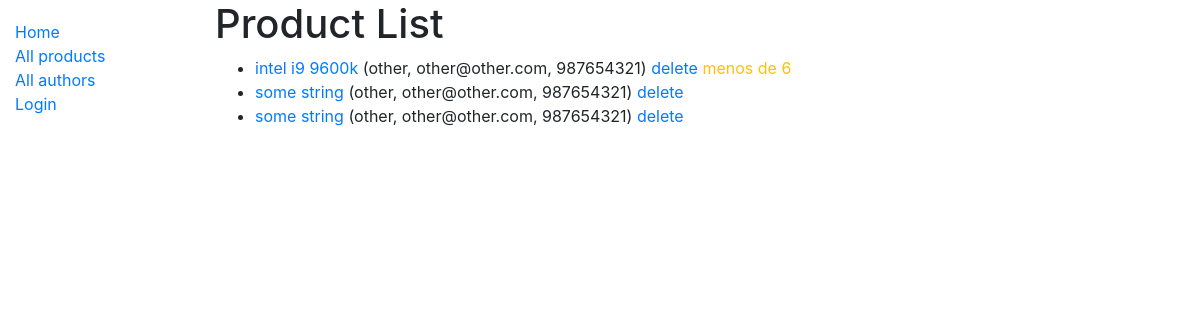
Screenshot of /inventory/products/ with the database file from the repository.
### inventory/models.py (models this page shows, shortened)
class Product(models.Model):
    title = models.CharField(max_length=200, default='some string')
    supplier = models.ForeignKey('Supplier', on_delete=models.SET_NULL, null=True)
    maxunits = models.IntegerField(null=True, blank=True)
    stock = models.IntegerField(null=True, blank=True)
    summary = models.TextField(max_length=1000, help_text='Enter a brief description of the product')
    sn = models.CharField('SN', max_length=30, help_text='30 Char MaxSize <a href="https://en.wikipedia.org/wiki/Serial_number">S/N</a>')
    category = models.ManyToManyField(Category, help_text='Select a Category for this product')
    def display_category(self):
        """Create a string for category. This is required to display category in Admin."""
        return ', '.join(category.name for category in self.category.all()[:3])
    display_category.short_description = 'Category'
    def get_absolute_url(self):
        return reverse('product-detail', args=[str(self.id)])

class Supplier(models.Model):
    business_name = models.CharField(max_length=100)
    business_email = models.EmailField(max_length=100)
    cif = models.CharField(max_length=9)
    class Meta:
        ordering = ['business_name', 'cif']
    def __str__(self):
        return f'{self.business_name}, {self.business_email}, {self.cif}'

### inventory/views.py (the view)
# urls.py: path('products/', views.ProductListView.as_view(), name='products'),
class ProductListView(generic.ListView):
    model = Product
    paginate_by = 20

### inventory/templates/inventory/product_list.html (shortened to what this page needs)
{% extends "base_generic.html" %}
{% block content %}
<div class="row">
    <div class="col-sm-8">
    <h1>Product List</h1>
    {% if product_list %}
        <ul>
            {% for product in product_list %}
            <li>
                <a href="{{ product.get_absolute_url }}">{{ product.title }}</a> ({{ product.supplier }})
                <a href="{% url 'product_delete' product.id %}">delete</a>
                {% if product.stock < 6 %}
                <a class="text-warning">menos de 6</a>
                {% endif %}
            </li>
            {% endfor %}
        </ul>
    {% else %}
        <p>There are no products in the inventory.</p>
    {% endif %}
    </div>
    <div class="col-sm-4">
    </div>
</div>
{% endblock %}

### rows the page displays
Product: title "intel i9 9600k", supplier "other, other@other.com, 987654321", stock "menos de 6"
Product: title "some string", supplier "other, other@other.com, 987654321"
Product: title "some string", supplier "other, other@other.com, 987654321"
